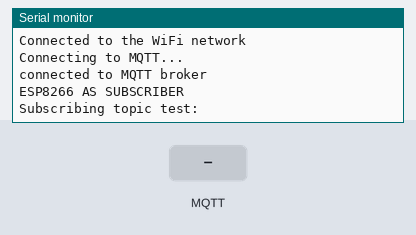
The sketch below on a simulated ESP8266 (NodeMCU). Parts: the last lines printed to the serial monitor. Inputs (shaded band) come from the test bench. WiFi joins after 1.5 s; servers stay silent unless stated; no MQTT or app messages arrive unless stated.

Above: at 2.7 s.
2.8 s: MQTT message "1" arrives on the first subscribed topic
At 3.6 s:
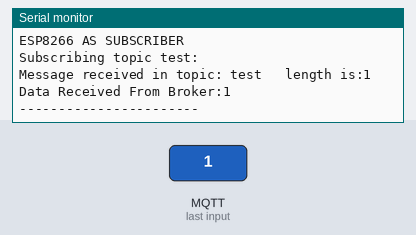
4.3 s: MQTT message "on" arrives on the first subscribed topic
At 4.8 s:
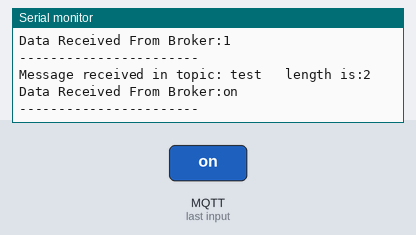
5.8 s: MQTT message "off" arrives on the first subscribed topic
At 7.1 s:
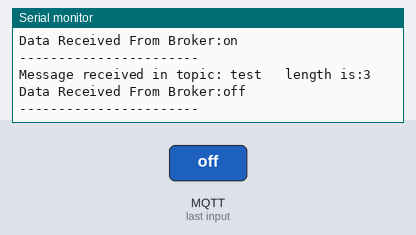

The sketch:

Subscriber.ino
```cpp
#include <ESP8266WiFi.h>
#include <PubSubClient.h>

const char* ssid ="AntiGORILAS"; //replace this with your wifi  name
const char* password ="entreri0s*4*3*6*1"; //replace with your wifi password
const char* broker = "testmqtt.iotcloud.studio"; //replace this with IP address of machine
//on which broker is installed
const int port = 51883;
const char* mqttUser = "user";
const char* mqttPassword = "user";

WiFiClient espClient;
PubSubClient client(espClient);

void callback(char* topic, byte* payload, unsigned int length) {

  Serial.print("Message received in topic: ");
  Serial.print(topic);
  Serial.print("   length is:");
  Serial.println(length);

  Serial.print("Data Received From Broker:");
  for (int i = 0; i < length; i++) {
    Serial.print((char)payload[i]);
  }

  Serial.println();
  Serial.println("-----------------------");
  Serial.println();

}

void setup() {

  Serial.begin(115200);

  WiFi.begin(ssid, password);
  Serial.println("Connecting to WiFi..");
  while (WiFi.status() != WL_CONNECTED)
  {
    delay(100);
    yield();
  }
  Serial.println("Connected to the WiFi network");

  client.setServer(broker, port);
  client.setCallback(callback);

  while (!client.connected()) {
    Serial.println("Connecting to MQTT...");

    if (client.connect("ESP32Client"))
    {

      Serial.println("connected to MQTT broker");

    }
    else
    {

      Serial.print("failed with state ");
      Serial.print(client.state());
      delay(500);

    }
  }


  Serial.println("ESP8266 AS SUBSCRIBER");
  Serial.println("Subscribing topic test:");
  client.subscribe("test");//topic name="abc"

}

void loop() {
  client.loop();
}
```

Measured:
- after the input at 2.8 s, the serial monitor: prints a new line at once (image 1)
- after the input at 4.3 s, the serial monitor: prints a new line at once (image 2)
- after the input at 5.8 s, the serial monitor: prints a new line at once (image 3)
